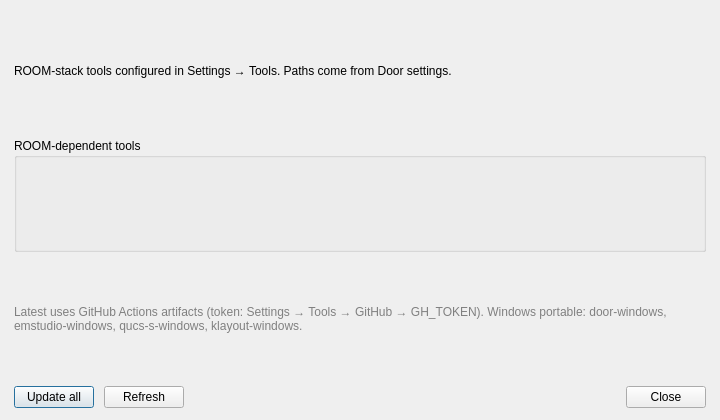
<?xml version="1.0" encoding="UTF-8"?>
<ui version="4.0">
 <class>StackUpdatesDialog</class>
 <widget class="QDialog" name="StackUpdatesDialog">
  <property name="geometry">
   <rect>
    <x>0</x>
    <y>0</y>
    <width>720</width>
    <height>420</height>
   </rect>
  </property>
  <property name="windowTitle">
   <string>Check for updates</string>
  </property>
  <layout class="QVBoxLayout" name="verticalLayout">
   <property name="spacing">
    <number>10</number>
   </property>
   <property name="leftMargin">
    <number>14</number>
   </property>
   <property name="topMargin">
    <number>14</number>
   </property>
   <property name="rightMargin">
    <number>14</number>
   </property>
   <property name="bottomMargin">
    <number>12</number>
   </property>
   <item>
    <widget class="QLabel" name="lblIntro">
     <property name="text">
      <string>ROOM-stack tools configured in Settings → Tools. Paths come from Door settings.</string>
     </property>
     <property name="wordWrap">
      <bool>true</bool>
     </property>
    </widget>
   </item>
   <item>
    <widget class="QGroupBox" name="toolsGroup">
     <property name="title">
      <string>ROOM-dependent tools</string>
     </property>
     <layout class="QGridLayout" name="toolsGrid">
      <property name="horizontalSpacing">
       <number>12</number>
      </property>
      <property name="verticalSpacing">
       <number>6</number>
      </property>
     </layout>
    </widget>
   </item>
   <item>
    <widget class="QLabel" name="lblStatus">
     <property name="text">
      <string>Latest uses GitHub Actions artifacts (token: Settings → Tools → GitHub → GH_TOKEN). Windows portable: door-windows, emstudio-windows, qucs-s-windows, klayout-windows.</string>
     </property>
     <property name="wordWrap">
      <bool>true</bool>
     </property>
     <property name="styleSheet">
      <string>color: gray;</string>
     </property>
    </widget>
   </item>
   <item>
    <layout class="QHBoxLayout" name="buttonRow">
     <item>
      <widget class="QPushButton" name="btnUpdateAll">
       <property name="text">
        <string>Update all</string>
       </property>
      </widget>
     </item>
     <item>
      <widget class="QPushButton" name="btnRefresh">
       <property name="text">
        <string>Refresh</string>
       </property>
      </widget>
     </item>
     <item>
      <spacer name="buttonSpacer">
       <property name="orientation">
        <enum>Qt::Horizontal</enum>
       </property>
       <property name="sizeHint" stdset="0">
        <size>
         <width>40</width>
         <height>20</height>
        </size>
       </property>
      </spacer>
     </item>
     <item>
      <widget class="QDialogButtonBox" name="buttonBox">
       <property name="standardButtons">
        <set>QDialogButtonBox::Close</set>
       </property>
      </widget>
     </item>
    </layout>
   </item>
  </layout>
 </widget>
 <resources/>
 <connections>
  <connection>
   <sender>buttonBox</sender>
   <signal>rejected()</signal>
   <receiver>StackUpdatesDialog</receiver>
   <slot>reject()</slot>
  </connection>
 </connections>
</ui>
